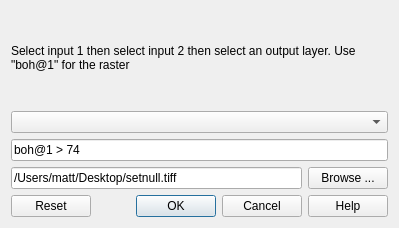
<?xml version="1.0" encoding="UTF-8"?>
<ui version="4.0">
 <class>Dialog</class>
 <widget class="QDialog" name="Dialog">
  <property name="geometry">
   <rect>
    <x>0</x>
    <y>0</y>
    <width>399</width>
    <height>228</height>
   </rect>
  </property>
  <property name="windowTitle">
   <string>Dialog</string>
  </property>
  <layout class="QVBoxLayout" name="verticalLayout">
   <item>
    <widget class="QLabel" name="label">
     <property name="text">
      <string>Select input 1 then select input 2 then select an output layer. Use &quot;boh@1&quot; for the raster</string>
     </property>
     <property name="textFormat">
      <enum>Qt::AutoText</enum>
     </property>
     <property name="wordWrap">
      <bool>true</bool>
     </property>
    </widget>
   </item>
   <item>
    <widget class="QComboBox" name="cb_input1"/>
   </item>
   <item>
    <widget class="QLineEdit" name="txtEq">
     <property name="text">
      <string>boh@1 &gt; 74</string>
     </property>
    </widget>
   </item>
   <item>
    <layout class="QHBoxLayout" name="horizontalLayout">
     <item>
      <widget class="QLineEdit" name="lineEdit">
       <property name="text">
        <string>/Users/matt/Desktop/setnull.tiff</string>
       </property>
       <property name="frame">
        <bool>true</bool>
       </property>
       <property name="placeholderText">
        <string>Output</string>
       </property>
      </widget>
     </item>
     <item>
      <widget class="QPushButton" name="btnLoad">
       <property name="text">
        <string>Browse ...</string>
       </property>
      </widget>
     </item>
    </layout>
   </item>
   <item>
    <widget class="QDialogButtonBox" name="buttonBox">
     <property name="orientation">
      <enum>Qt::Horizontal</enum>
     </property>
     <property name="standardButtons">
      <set>QDialogButtonBox::Cancel|QDialogButtonBox::Help|QDialogButtonBox::Ok|QDialogButtonBox::Reset</set>
     </property>
    </widget>
   </item>
  </layout>
 </widget>
 <resources/>
 <connections/>
</ui>
